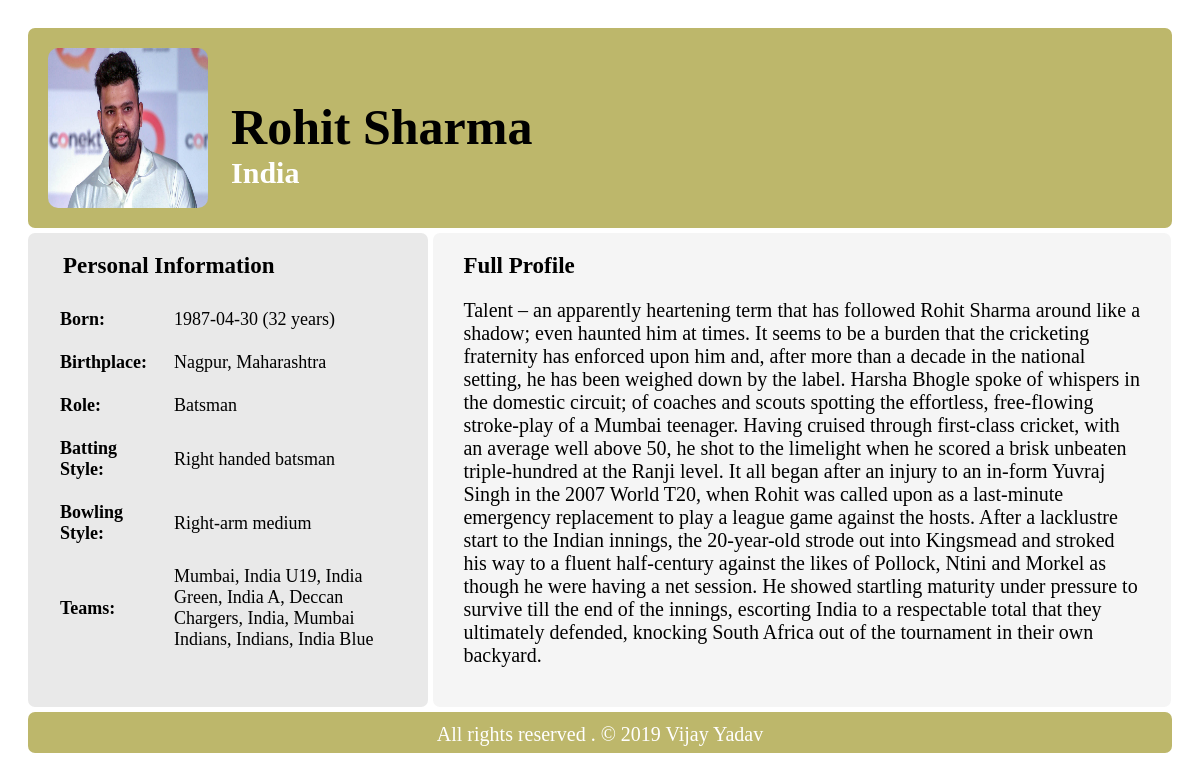
Screenshot of /detailprofile.php?PlayerName=Rohit Sharma with the database file from the repository.
### tables this page shows
CREATE TABLE `info` (
  `SN` int(11) NOT NULL AUTO_INCREMENT,
  `PlayerName` varchar(45) NOT NULL,
  `Born` varchar(45) DEFAULT NULL,
  `Role` varchar(45) DEFAULT NULL,
  `BattingStyle` varchar(45) DEFAULT NULL,
  `BowlingStyle` varchar(45) DEFAULT NULL,
  `Image` varchar(45) DEFAULT 'nophoto.png',
  `Country` varchar(45) DEFAULT NULL,
  `BirthPlace` varchar(45) DEFAULT '-',
  `Teams` longtext,
  `Description` longtext,
  PRIMARY KEY (`SN`,`PlayerName`)
);

### detailprofile.php (the view, shortened to what this page needs)
<!DOCTYPE html>
<html>
    <head>
    </head>
    <body>
    <?php
        $playername=$_GET['PlayerName'];
        $host='localhost';
        $username='root';
        $password='vijay';
        $database='crud';
        $conn=mysqli_connect($host,$username,$password,$database) or die(mysqli_error($conn));
        $sql="select * from info where PlayerName='$playername'";
        $result=mysqli_query($conn,$sql) or die(mysqli_error($conn));
        if($result==true)
        {
            $row=mysqli_fetch_assoc($result);
            $playername=$row['PlayerName'];
            $born=$row['Born'];
            $role=$row['Role'];
            $battingstyle=$row['BattingStyle'];
            $bowlingstyle=$row['BowlingStyle'];
            $image=$row['Image'];
            $country=$row['Country'];
            $birthplace=$row['BirthPlace'];
            $teams=$row['Teams'];
            $description=$row['Description'];
            $date1=date("Y-m-d");
            $date2=$born;
            $diff = abs(strtotime($date2) - strtotime($date1));
            $years = floor($diff / (365*60*60*24));
        }
    ?>
        <div class="container">
            <div class="topheader">
                <div class="topcolumn1">
                    <img src="img/<?php echo $image ?>" height="160px" width="160px">
                </div>
                <div class="topcolumn2">
                   <span class=playername> <?php echo $playername ?></span><br>
                   <span class="countryname"> <?php echo $country ?></span>
                </div>
            </div>
            <div class="bottompart">
                <div class="column1">
                    <span class="personalinfo">Personal Information</span><br><br>
                    <table>
                        <tr><td><span class="personalinfo1">Born:</span></td> <td><?php echo $born ?><span> (<?php echo $years ?> years)</span></td></tr>
                        <tr><td><span class="personalinfo1">Birthplace:</span></td> <td> <?php echo $birthplace ?></td></tr>
                        <tr><td><span class="personalinfo1">Role:</span></span></td> <td> <?php echo $role ?></td></tr>
                        <tr><td><span class="personalinfo1"> Batting Style:</span></td> <td> <?php echo $battingstyle ?></td></tr>
                        <tr><td><span class="personalinfo1"> Bowling Style:</span> </td> <td><?php echo $bowlingstyle ?></td></tr>
                        <tr><td><span class="personalinfo1"> Teams:</span> </td> <td><?php echo $teams ?></td></tr>
                    </table>
                </div>
                <div class="column2">
                    <span class="fullprofileheading">Full Profile</span><br>
                   <p class="description"><span><?php echo $description ?></span></p>
                </div>
            </div>
            <div style="padding-top:5px;">
                <div class="footer">
                    All rights reserved . &COPY; 2019 Vijay Yadav
                </div>
            </div>
        </div>
    </body>
</html>

### detailprofile.php (style rules this page uses)
body { background-color:white ; }
.container { padding:20px 20px 20px 20px; }
.bottompart { display:grid; grid-template-columns: 35% 64.5%; grid-column-gap: 5px; padding-top: 5px; }
.column1 { border-radius: 7px; padding:20px 20px 20px 20px; background-color: #E9E9E9; }
.column2 { border-radius: 7px; padding:20px 30px 20px 30px; background-color: whitesmoke; }
.topheader { border-radius: 7px; display: grid; grid-template-columns: 16% 84%; height:200px; background-color: darkkhaki; }
.topcolumn1 { padding:20px 20px 20px 20px; }
.topcolumn2 { padding:70px 20px 20px 20px; }
img { border-radius: 10px; }
.playername { font-size: 50px; font-weight: bold; }
.countryname { font-size: 30px; font-weight: bold; color:white; }
.personalinfo { font-size: 23px; font-weight: bold; padding-left: 15px; }
.personalinfo1 { font-weight: bold; }
tr,td { padding:10px; font-size: 18px; }
.fullprofileheading { font-size: 23px; font-weight: bold; font-family: 'Times New Roman', Times, serif; font-style: normal; }
.description { font-size: 20px; }
.footer { border-radius: 7px; height:30px; background-color: darkkhaki; color:white; padding-top:1%; text-align: center; font-size: 20px; }

### rows the page displays
info: Image (picture), PlayerName "Rohit Sharma", Country "India", Born "1987-04-30", BirthPlace "Nagpur, Maharashtra", Role "Batsman", BattingStyle "Right handed batsman", BowlingStyle "Right-arm medium", Teams "Mumbai, India U19, India Green, India A, Deccan Chargers, India, Mumbai Indians, Indians, India Blue", Description "Talent – an apparently heartening term that has followed Rohit Sharma around like a shadow; even haunted him at times. It seems to be a burden that the cricketing fraternity has enforced upon him and, after more than a decade in the national setting, he has been weighed down by the label. Harsha Bhogle spoke of whispers in the domestic circuit; of coaches and scouts spotting the effortless, free-flowing stroke-play of a Mumbai teenager. Having cruised through first-class cricket, with an average well above 50, he shot to the limelight when he scored a brisk unbeaten triple-hundred at the Ranji level. It all began after an injury to an in-form Yuvraj Singh in the 2007 World T20, when Rohit…"
